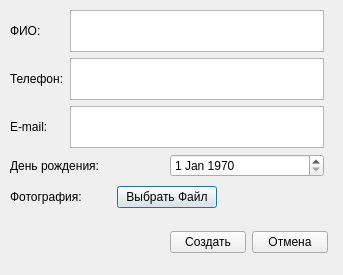
<?xml version="1.0" encoding="UTF-8"?>
<ui version="4.0">
 <class>Create</class>
 <widget class="QDialog" name="Create">
  <property name="geometry">
   <rect>
    <x>0</x>
    <y>0</y>
    <width>343</width>
    <height>275</height>
   </rect>
  </property>
  <property name="windowTitle">
   <string>Dialog</string>
  </property>
  <widget class="QWidget" name="">
   <property name="geometry">
    <rect>
     <x>10</x>
     <y>10</y>
     <width>314</width>
     <height>201</height>
    </rect>
   </property>
   <layout class="QVBoxLayout" name="verticalLayout">
    <item>
     <layout class="QHBoxLayout" name="horizontalLayout_5">
      <item>
       <widget class="QLabel" name="fio">
        <property name="text">
         <string>ФИО:       </string>
        </property>
       </widget>
      </item>
      <item>
       <widget class="QTextBrowser" name="txtFIO">
        <property name="readOnly">
         <bool>false</bool>
        </property>
        <property name="html">
         <string>&lt;!DOCTYPE HTML PUBLIC &quot;-//W3C//DTD HTML 4.0//EN&quot; &quot;http://www.w3.org/TR/REC-html40/strict.dtd&quot;&gt;
&lt;html&gt;&lt;head&gt;&lt;meta name=&quot;qrichtext&quot; content=&quot;1&quot; /&gt;&lt;style type=&quot;text/css&quot;&gt;
p, li { white-space: pre-wrap; }
&lt;/style&gt;&lt;/head&gt;&lt;body style=&quot; font-family:'MS Shell Dlg 2'; font-size:8.25pt; font-weight:400; font-style:normal;&quot;&gt;
&lt;p style=&quot;-qt-paragraph-type:empty; margin-top:0px; margin-bottom:0px; margin-left:0px; margin-right:0px; -qt-block-indent:0; text-indent:0px;&quot;&gt;&lt;br /&gt;&lt;/p&gt;&lt;/body&gt;&lt;/html&gt;</string>
        </property>
       </widget>
      </item>
     </layout>
    </item>
    <item>
     <layout class="QHBoxLayout" name="horizontalLayout_4">
      <item>
       <widget class="QLabel" name="phone">
        <property name="text">
         <string>Телефон:</string>
        </property>
       </widget>
      </item>
      <item>
       <widget class="QTextBrowser" name="txtPhone">
        <property name="readOnly">
         <bool>false</bool>
        </property>
        <property name="html">
         <string>&lt;!DOCTYPE HTML PUBLIC &quot;-//W3C//DTD HTML 4.0//EN&quot; &quot;http://www.w3.org/TR/REC-html40/strict.dtd&quot;&gt;
&lt;html&gt;&lt;head&gt;&lt;meta name=&quot;qrichtext&quot; content=&quot;1&quot; /&gt;&lt;style type=&quot;text/css&quot;&gt;
p, li { white-space: pre-wrap; }
&lt;/style&gt;&lt;/head&gt;&lt;body style=&quot; font-family:'MS Shell Dlg 2'; font-size:8.25pt; font-weight:400; font-style:normal;&quot;&gt;
&lt;p style=&quot;-qt-paragraph-type:empty; margin-top:0px; margin-bottom:0px; margin-left:0px; margin-right:0px; -qt-block-indent:0; text-indent:0px;&quot;&gt;&lt;br /&gt;&lt;/p&gt;&lt;/body&gt;&lt;/html&gt;</string>
        </property>
       </widget>
      </item>
     </layout>
    </item>
    <item>
     <layout class="QHBoxLayout" name="horizontalLayout_3">
      <item>
       <widget class="QLabel" name="email">
        <property name="text">
         <string>E-mail:     </string>
        </property>
       </widget>
      </item>
      <item>
       <widget class="QTextBrowser" name="txtEmail">
        <property name="readOnly">
         <bool>false</bool>
        </property>
        <property name="html">
         <string>&lt;!DOCTYPE HTML PUBLIC &quot;-//W3C//DTD HTML 4.0//EN&quot; &quot;http://www.w3.org/TR/REC-html40/strict.dtd&quot;&gt;
&lt;html&gt;&lt;head&gt;&lt;meta name=&quot;qrichtext&quot; content=&quot;1&quot; /&gt;&lt;style type=&quot;text/css&quot;&gt;
p, li { white-space: pre-wrap; }
&lt;/style&gt;&lt;/head&gt;&lt;body style=&quot; font-family:'MS Shell Dlg 2'; font-size:8.25pt; font-weight:400; font-style:normal;&quot;&gt;
&lt;p style=&quot;-qt-paragraph-type:empty; margin-top:0px; margin-bottom:0px; margin-left:0px; margin-right:0px; -qt-block-indent:0; text-indent:0px;&quot;&gt;&lt;br /&gt;&lt;/p&gt;&lt;/body&gt;&lt;/html&gt;</string>
        </property>
       </widget>
      </item>
     </layout>
    </item>
    <item>
     <layout class="QHBoxLayout" name="horizontalLayout_2">
      <item>
       <widget class="QLabel" name="label">
        <property name="text">
         <string>День рождения:</string>
        </property>
       </widget>
      </item>
      <item>
       <widget class="QDateEdit" name="dateEdit">
        <property name="dateTime">
         <datetime>
          <hour>0</hour>
          <minute>0</minute>
          <second>0</second>
          <year>1970</year>
          <month>1</month>
          <day>1</day>
         </datetime>
        </property>
        <property name="minimumDate">
         <date>
          <year>1900</year>
          <month>1</month>
          <day>1</day>
         </date>
        </property>
       </widget>
      </item>
     </layout>
    </item>
    <item>
     <layout class="QHBoxLayout" name="horizontalLayout">
      <item>
       <widget class="QLabel" name="label_2">
        <property name="text">
         <string>Фотография:</string>
        </property>
       </widget>
      </item>
      <item>
       <widget class="QPushButton" name="pushButton">
        <property name="text">
         <string>Выбрать Файл</string>
        </property>
       </widget>
      </item>
      <item>
       <widget class="QLabel" name="lblphoto">
        <property name="text">
         <string>&lt;html&gt;&lt;head/&gt;&lt;body&gt;&lt;p&gt;&lt;br/&gt;&lt;/p&gt;&lt;/body&gt;&lt;/html&gt;</string>
        </property>
       </widget>
      </item>
     </layout>
    </item>
   </layout>
  </widget>
  <widget class="QWidget" name="">
   <property name="geometry">
    <rect>
     <x>170</x>
     <y>230</y>
     <width>158</width>
     <height>25</height>
    </rect>
   </property>
   <layout class="QHBoxLayout" name="horizontalLayout_6">
    <item>
     <widget class="QPushButton" name="create">
      <property name="text">
       <string>Создать</string>
      </property>
     </widget>
    </item>
    <item>
     <widget class="QPushButton" name="cancel">
      <property name="text">
       <string>Отмена</string>
      </property>
     </widget>
    </item>
   </layout>
  </widget>
 </widget>
 <resources/>
 <connections/>
</ui>
